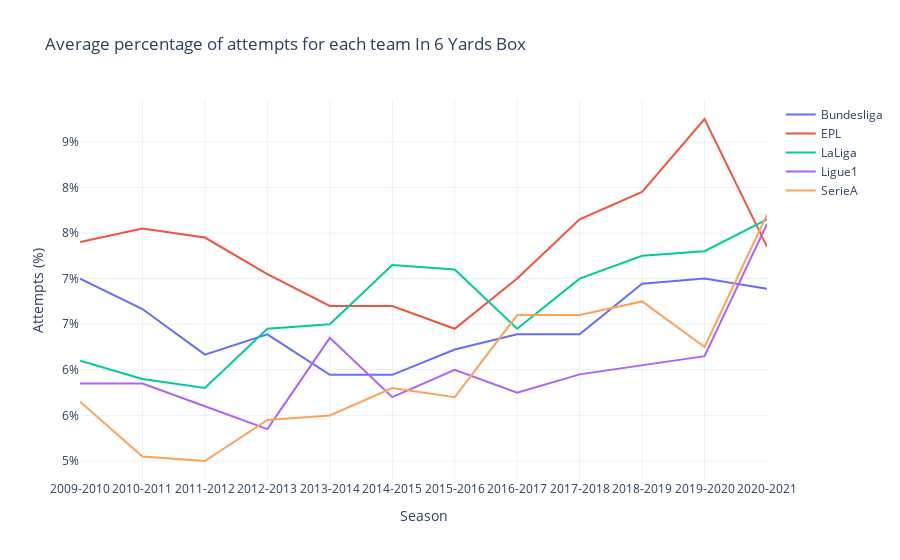

The code cell stored with this chart in its notebook:
### Markdown cell above
##### For

### Code cell
fig = go.Figure()
for league in LEAGUE:
    temp = df[df["league"] == league].groupby("season")["In 6 Yards Box_for"].mean()
    fig.add_scatter(x=temp.index, y=temp.values, name=league, mode="lines")
fig.update_layout(
    title="Average percentage of attempts for each team In 6 Yards Box",
    yaxis=dict(
        tickformat=".0%",
        showgrid=True
    ),
    xaxis=dict(
        tickvals=[i for i in range(2009, 2022)],
        ticktext=["2009-2010", "2010-2011", "2011-2012", "2012-2013", "2013-2014", "2014-2015",
                    "2015-2016", "2016-2017", "2017-2018", "2018-2019", "2019-2020", "2020-2021", "2021-2022"],
        showgrid=True
    ),
    xaxis_title="Season",
    yaxis_title="Attempts (%)"
)
fig.show()

### Figure 1 — Plotly figure (JSON) as saved in the notebook; plotly's stock layout.template omitted (floating-point values rounded to 4 significant figures)
{"data": [{"mode": "lines", "name": "Bundesliga", "type": "scatter", "x": [2009, 2010, 2011, 2012, 2013, 2014, 2015, 2016, 2017, 2018, 2019, 2020], "y": [0.07, 0.06667, 0.06167, 0.06389, 0.05944, 0.05944, 0.06222, 0.06389, 0.06389, 0.06944, 0.07, 0.06889]}, {"mode": "lines", "name": "EPL", "type": "scatter", "x": [2009, 2010, 2011, 2012, 2013, 2014, 2015, 2016, 2017, 2018, 2019, 2020], "y": [0.074, 0.0755, 0.0745, 0.0705, 0.067, 0.067, 0.0645, 0.07, 0.0765, 0.0795, 0.0875, 0.0735]}, {"mode": "lines", "name": "LaLiga", "type": "scatter", "x": [2009, 2010, 2011, 2012, 2013, 2014, 2015, 2016, 2017, 2018, 2019, 2020], "y": [0.061, 0.059, 0.058, 0.0645, 0.065, 0.0715, 0.071, 0.0645, 0.07, 0.0725, 0.073, 0.0765]}, {"mode": "lines", "name": "Ligue1", "type": "scatter", "x": [2009, 2010, 2011, 2012, 2013, 2014, 2015, 2016, 2017, 2018, 2019, 2020], "y": [0.0585, 0.0585, 0.056, 0.0535, 0.0635, 0.057, 0.06, 0.0575, 0.0595, 0.0605, 0.0615, 0.076]}, {"mode": "lines", "name": "SerieA", "type": "scatter", "x": [2009, 2010, 2011, 2012, 2013, 2014, 2015, 2016, 2017, 2018, 2019, 2020], "y": [0.0565, 0.0505, 0.05, 0.0545, 0.055, 0.058, 0.057, 0.066, 0.066, 0.0675, 0.0625, 0.077]}], "layout": {"title": {"text": "Average percentage of attempts for each team In 6 Yards Box"}, "xaxis": {"showgrid": true, "ticktext": ["2009-2010", "2010-2011", "2011-2012", "2012-2013", "2013-2014", "2014-2015", "2015-2016", "2016-2017", "2017-2018", "2018-2019", "2019-2020", "2020-2021", "2021-2022"], "tickvals": [2009, 2010, 2011, 2012, 2013, 2014, 2015, 2016, 2017, 2018, 2019, 2020, 2021], "title": {"text": "Season"}}, "yaxis": {"showgrid": true, "tickformat": ".0%", "title": {"text": "Attempts (%)"}}}}
